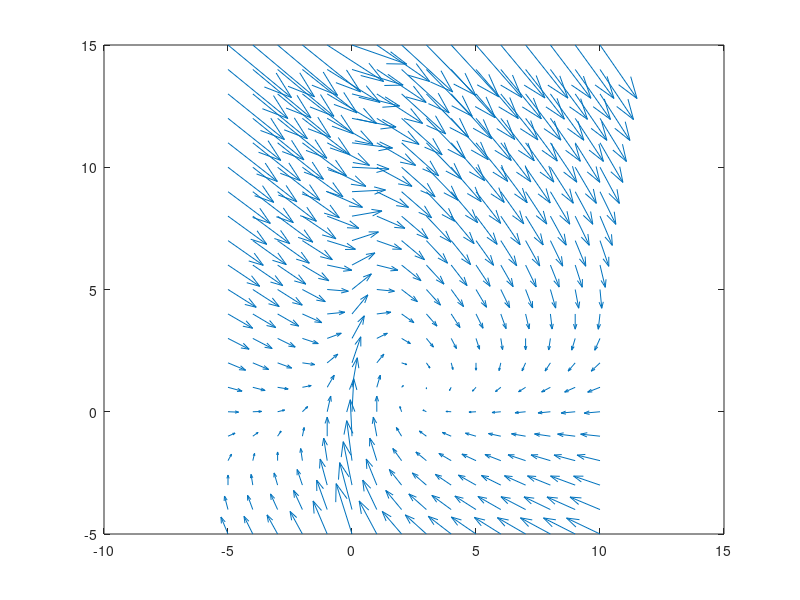

Write the MATLAB code that produced this figure.
[s1, s2] = meshgrid(-5:1:10, -5:1:15); %create grid to work on
ds1dt = 1+2.*s2-s1; %define ds1dt
ds2dt = 20./(1+s1.^2)-2.*s2-1; %define ds2dt

%define nullclines (not shown on quiver plot)
%s1null = 1 + 2.*s2;
%s2null = ((20./(1+s1.^2))-1)/2; 

%plot phase portrait
quiver(s1,s2,ds1dt, ds2dt, 2.5)